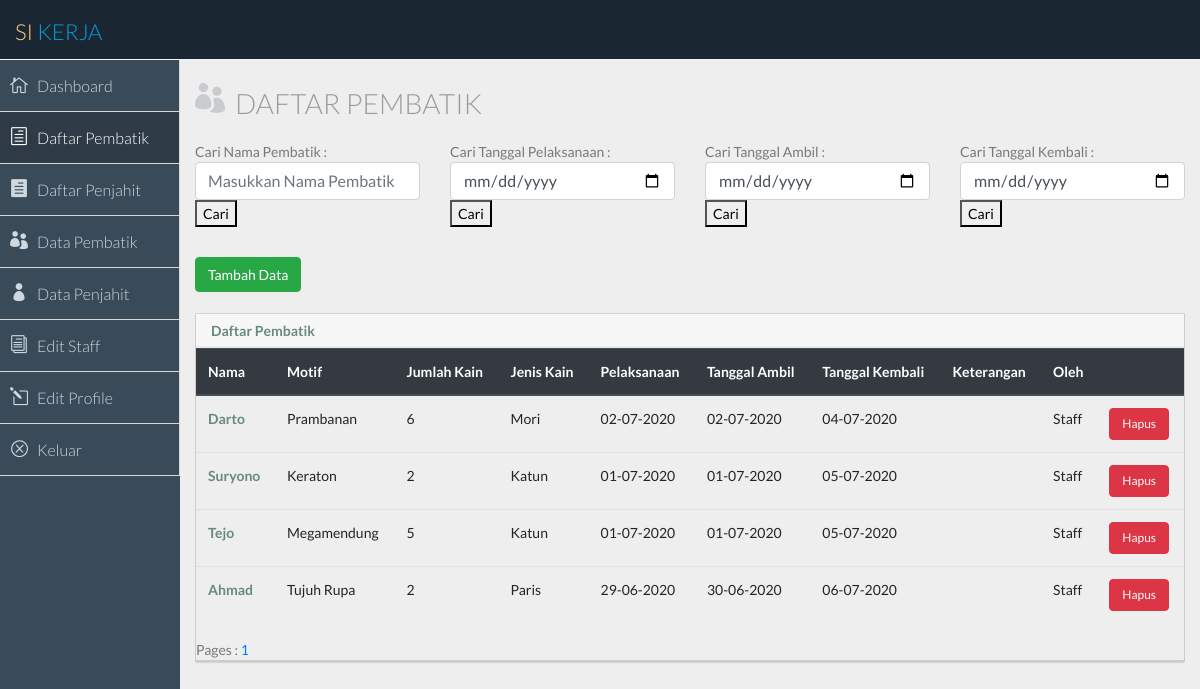
Page /koordinator/daftarPembatikKoordinator.php (signed in) on the committed database.
### tables this page shows
CREATE TABLE IF NOT EXISTS `daftar_pembatik` (
  `jumlah_kain` varchar(4) DEFAULT NULL,
  `kode_pembatik` varchar(20) DEFAULT NULL,
  `batas` date DEFAULT NULL,
  `tanggal_ambil` date DEFAULT NULL,
  `tanggal_kembali` date DEFAULT NULL,
  `kode_motif` varchar(20) DEFAULT NULL,
  `jenis_kain` varchar(50) DEFAULT NULL,
  `oleh` varchar(50) DEFAULT NULL
);

CREATE TABLE IF NOT EXISTS `pembatik` (
  `kode_pembatik` varchar(4) NOT NULL DEFAULT '',
  `nama_pembatik` varchar(20) DEFAULT NULL,
  `kuota` varchar(4) DEFAULT NULL,
  PRIMARY KEY (`kode_pembatik`)
);

CREATE TABLE IF NOT EXISTS `motif` (
  `kode_motif` varchar(4) NOT NULL DEFAULT '',
  `nama_motif` varchar(20) DEFAULT NULL,
  PRIMARY KEY (`kode_motif`)
);

CREATE TABLE IF NOT EXISTS `kain_potong` (
  `id` varchar(10) DEFAULT NULL,
  `jenis_kain` varchar(10) DEFAULT NULL,
  `ukuran` int(11) DEFAULT NULL,
  `jumlah` int(11) DEFAULT NULL
);

### koordinator/daftarPembatikKoordinator.php (the view, shortened to what the rows shown need)
<?php
  $user=$_SESSION['user'];
?>
<!DOCTYPE html>
<html>
<head>
  <link rel="stylesheet" href="https://stackpath.bootstrapcdn.com/bootstrap/4.4.1/css/bootstrap.min.css">
  <link href="../css/bootstrap.min.css" rel="stylesheet">
  <link href="../css/elegant-icons-style.css" rel="stylesheet" />
  <link href="../css/font-awesome.min.css" rel="stylesheet" />
  <link href="../css/style.css" rel="stylesheet">
  <link href="../css/style-responsive.css" rel="stylesheet" />
</head>
<body>
    <section id="main-content">
      <section class="wrapper">
        <button style="font-size: 14px; " type='button' class='btn btn-success' data-toggle="modal" data-target="#tambahModal">Tambah Data</button><br/><br/>
        <div class="col-md-16 portlets">
            <div class="panel panel-default">
              <div class="panel-heading">
                <h2><strong>Daftar Pembatik</strong></h2>
              </div>
              <div class="panel-body">
                <table class="table">
                  <thead class="thead-dark">
                    <tr>
                      <th scope="col">Nama</th>
                      <th scope="col">Motif</th>
                      <th scope="col">Jumlah Kain</th>
                      <th scope="col">Jenis Kain</th>
                      <th scope="col">Pelaksanaan</th>
                      <th scope="col">Tanggal Ambil</th>
                      <th scope="col">Tanggal Kembali</th>
                      <th scope="col">Keterangan</th>
                      <th scope="col">Oleh</th>
                      <th scope="col"></th>
                    </tr>
                  </thead>
                  <tbody>
                    <?php
                    if ((isset($_POST['submitNama'])) || (isset($_POST['submitSekarang'])) || (isset($_POST['submitAmbil'])) || (isset($_POST['submitKembali']))){
                        require_once ('../database/db_login.php');
                        if ((isset($_POST['submitNama']))){
                            $query = "SELECT d.oleh AS oleh, d.jenis_kain AS id, d.kode_motif AS kode_motif, d.kode_pembatik AS kode_pembatik, p.nama_pembatik AS nama, m.nama_motif AS nama_motif, d.jumlah_kain AS jumlah_kain, d.batas AS batas, d.tanggal_ambil AS tanggal_ambil, d.tanggal_kembali AS tanggal_kembali, k.jenis_kain AS nama_kain FROM daftar_pembatik d, motif m, pembatik p, kain_potong k WHERE d.jenis_kain = k.id AND d.kode_motif = m.kode_motif AND d.kode_pembatik = p.kode_pembatik AND p.nama_pembatik = '$nama' ORDER BY d.batas desc";
                        }
                        else if (isset($_POST['submitSekarang'])){
                            $query = "SELECT d.oleh AS oleh, d.jenis_kain AS id, d.kode_motif AS kode_motif, d.kode_pembatik AS kode_pembatik, p.nama_pembatik AS nama, m.nama_motif AS nama_motif, d.jumlah_kain AS jumlah_kain, d.batas AS batas, d.tanggal_ambil AS tanggal_ambil, d.tanggal_kembali AS tanggal_kembali, k.jenis_kain AS nama_kain FROM daftar_pembatik d, motif m, pembatik p, kain_potong k WHERE d.jenis_kain = k.id AND d.kode_motif = m.kode_motif AND d.kode_pembatik = p.kode_pembatik d.batas = '$tanggal_sekarang' ORDER BY d.batas desc";
                        }
                        else if (isset($_POST['submitAmbil'])){
                            $query = "SELECT d.oleh AS oleh, d.jenis_kain AS id, d.kode_motif AS kode_motif, d.kode_pembatik AS kode_pembatik, p.nama_pembatik AS nama, m.nama_motif AS nama_motif, d.jumlah_kain AS jumlah_kain, d.batas AS batas, d.tanggal_ambil AS tanggal_ambil, d.tanggal_kembali AS tanggal_kembali, k.jenis_kain AS nama_kain FROM daftar_pembatik d, motif m, pembatik p, kain_potong k WHERE d.jenis_kain = k.id AND d.kode_motif = m.kode_motif AND d.kode_pembatik = p.kode_pembatik AND d.tanggal_ambil = '$tanggal_ambil' ORDER BY d.batas desc";
                        }
                        else if (isset($_POST['submitKembali'])){
                            $query = "SELECT d.oleh AS oleh, d.jenis_kain AS id, d.kode_motif AS kode_motif, d.kode_pembatik AS kode_pembatik, p.nama_pembatik AS nama, m.nama_motif AS nama_motif, d.jumlah_kain AS jumlah_kain, d.batas AS batas, d.tanggal_ambil AS tanggal_ambil, d.tanggal_kembali AS tanggal_kembali, k.jenis_kain AS nama_kain FROM daftar_pembatik d, motif m, pembatik p, kain_potong k WHERE d.jenis_kain = k.id AND d.kode_motif = m.kode_motif AND d.kode_pembatik = p.kode_pembatik AND d.tanggal_kembali = '$tanggal_kembali' ORDER BY d.batas desc";
                        }
                        $result = $db->query($query);
                        while ($row = $result->fetch_object()){
                          echo "<tr>";
                          echo "<th scope='row'>$row->nama</th>";
                          echo "<td>$row->nama_motif</td>";
                          echo "<td>$row->jumlah_kain</td>";
                          echo "<td>$row->nama_kain</td>";
                          $tglBatas = $row->batas;
                          $batas = date('d-m-Y', strtotime($tglBatas));
                          echo "<td>$batas</td>";
                          if (isset ($row->tanggal_ambil)){
                            $ambil2 = $row->tanggal_ambil;
                            $tanggalAmbil = date('d-m-Y', strtotime($ambil2));
                            echo "<td>$tanggalAmbil</td>";
                          }
                          else {
                            echo "<td></td>";
                          }
                          if (isset ($row->tanggal_kembali)){
                            $kembali2 = $row->tanggal_kembali;
                            $tanggalKembali = date('d-m-Y', strtotime($kembali2));
                            echo "<td>$tanggalKembali</td>";
                          }
                          else {
                            echo "<td></td>";
                          }
                          $ambil = date('d-m-Y', strtotime($row->tanggal_ambil));
                          $saat_ini = date('d-m-Y', strtotime('now'));
                          $batas = date('d-m-Y', strtotime($row->batas));
                          $tanggal_ambil = new DateTime($ambil);
                          $tanggal_batas = new DateTime($batas);
                          $tanggal_saat_ini = new DateTime($saat_ini);
                          $difference = $tanggal_ambil->diff($tanggal_saat_ini);
                          $difference2 = $tanggal_batas->diff($tanggal_saat_ini);
                          if (($tanggal_batas < $tanggal_saat_ini) && (!isset($row->tanggal_ambil)) && ($difference2->days > 0)){
                            echo "<td>Belum diambil</td>";
                          }
                          else if (($tanggal_ambil < $tanggal_saat_ini) && (!isset($row->tanggal_kembali)) && (isset($row->tanggal_ambil)) && ($difference->days > 6)){
                            echo "<td>Belum dikembalikan</td>";
                          }
                          else {
                            echo "<td></td>";
                          }
                          echo "<td>$row->oleh</td>";
                          echo "<td><a href='hapusDaftarPembatik.php?user=$user&pembatik=$row->kode_pembatik&tanggal=$row->batas&motif=$row->kode_motif&jumlah=$row->jumlah_kain&jenis_kain=$row->id' onclick= 'return confirm()'><button style='font-size: 12px; ' type='button' class='btn btn-danger'>Hapus</button></a></td>";
                          echo "</tr>";
                        }
                        echo "</tbody>";
                        echo "</table>";
                      }
                      else{
                        require_once ('../database/db_login.php');
                        $halaman = 10;
                        $page = isset($_GET["halaman"]) ? (int)$_GET["halaman"] : 1;
                        $mulai = ($page>1) ? ($page * $halaman) - $halaman : 0;
                        $query = "SELECT d.oleh AS oleh, d.jenis_kain AS id, d.kode_motif AS kode_motif, d.kode_pembatik AS kode_pembatik, p.nama_pembatik AS nama, m.nama_motif AS nama_motif, d.jumlah_kain AS jumlah_kain, d.batas AS batas, d.tanggal_ambil AS tanggal_ambil, d.tanggal_kembali AS tanggal_kembali, k.jenis_kain AS nama_kain FROM daftar_pembatik d, motif m, pembatik p, kain_potong k WHERE d.jenis_kain = k.id AND d.kode_motif = m.kode_motif AND d.kode_pembatik = p.kode_pembatik ORDER BY d.batas desc LIMIT $mulai, $halaman";
                        $result = $db->query($query);
                        while ($row = $result->fetch_object()){
                          echo "<tr>";
                          echo "<th scope='row'>$row->nama</th>";
                          echo "<td>$row->nama_motif</td>";
                          echo "<td>$row->jumlah_kain</td>";
                          echo "<td>$row->nama_kain</td>";
                          $tglBatas = $row->batas;
                          $batas = date('d-m-Y', strtotime($tglBatas));
                          echo "<td>$batas</td>";
                          if (isset ($row->tanggal_ambil)){
                            $ambil2 = $row->tanggal_ambil;
                            $tanggalAmbil = date('d-m-Y', strtotime($ambil2));
                            echo "<td>$tanggalAmbil</td>";
                          }
                          else {
                            echo "<td></td>";
                          }
                          if (isset ($row->tanggal_kembali)){
                            $kembali2 = $row->tanggal_kembali;
                            $tanggalKembali = date('d-m-Y', strtotime($kembali2));
                            echo "<td>$tanggalKembali</td>";
                          }
                          else {
                            echo "<td></td>";
                          }
                          $ambil = date('d-m-Y', strtotime($row->tanggal_ambil));
                          $saat_ini = date('d-m-Y', strtotime('now'));
                          $batas = date('d-m-Y', strtotime($row->batas));
                          $tanggal_ambil = new DateTime($ambil);
                          $tanggal_batas = new DateTime($batas);
                          $tanggal_saat_ini = new DateTime($saat_ini);
                          $difference = $tanggal_ambil->diff($tanggal_saat_ini);
                          $difference2 = $tanggal_saat_ini->diff($tanggal_batas);
                          if (($tanggal_batas < $tanggal_saat_ini) && (!isset($row->tanggal_ambil)) && ($difference2->days > 0)){
                            echo "<td>Belum diambil</td>";
                          }
                          else if (($tanggal_ambil < $tanggal_saat_ini) && (!isset($row->tanggal_kembali)) && (isset($row->tanggal_ambil)) && ($difference->days > 6)){
                            echo "<td>Belum dikembalikan</td>";
                          }
                          else {
                            echo "<td></td>";
                          }
                          echo "<td>$row->oleh</td>";
                          echo "<td><a href='hapusDaftarPembatik.php?user=$user&pembatik=$row->kode_pembatik&tanggal=$row->batas&motif=$row->kode_motif&jumlah=$row->jumlah_kain&jenis_kain=$row->id' onclick= 'return confirm()'><button style='font-size: 12px; ' type='button' class='btn btn-danger'>Hapus</button></a></td>";
                          echo "</tr>";
                       } ?>
                        </tbody>
                        </table>
                      <?php }
                    ?>
              </div>
          </div>
          </div>
        </section>
    </section>
</body>
</html>

### rows in the picture
daftar_pembatik: kode_pembatik.nama_pembatik "Darto", kode_motif.nama_motif "Prambanan", jumlah_kain "6", kain_potong.jenis_kain "Mori", batas "02-07-2020", tanggal_ambil "02-07-2020", tanggal_kembali "04-07-2020", oleh "Staff"
daftar_pembatik: kode_pembatik.nama_pembatik "Suryono", kode_motif.nama_motif "Keraton", jumlah_kain "2", kain_potong.jenis_kain "Katun", batas "01-07-2020", tanggal_ambil "01-07-2020", tanggal_kembali "05-07-2020", oleh "Staff"
daftar_pembatik: kode_pembatik.nama_pembatik "Tejo", kode_motif.nama_motif "Megamendung", jumlah_kain "5", kain_potong.jenis_kain "Katun", batas "01-07-2020", tanggal_ambil "01-07-2020", tanggal_kembali "05-07-2020", oleh "Staff"
daftar_pembatik: kode_pembatik.nama_pembatik "Ahmad", kode_motif.nama_motif "Tujuh Rupa", jumlah_kain "2", kain_potong.jenis_kain "Paris", batas "29-06-2020", tanggal_ambil "30-06-2020", tanggal_kembali "06-07-2020", oleh "Staff"
